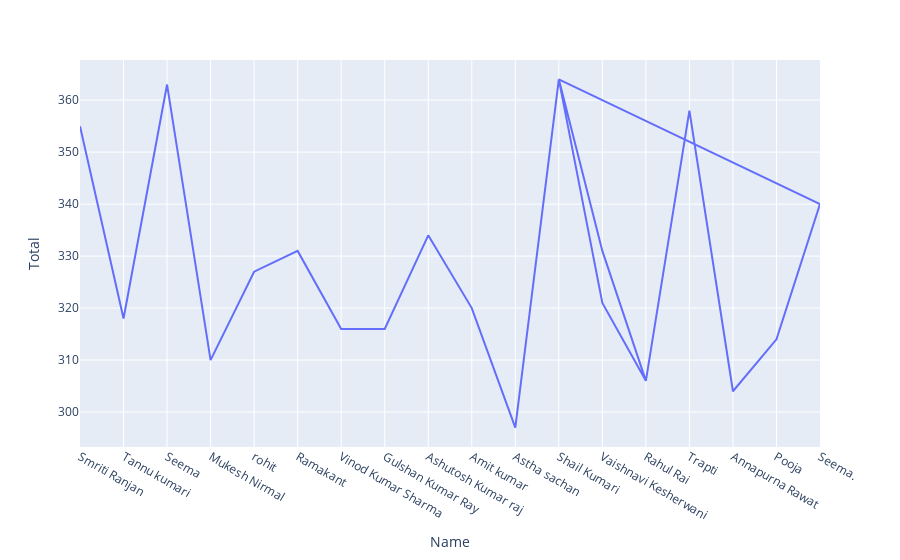

This figure's notebook cell:
### Code cell
px.line(df ,x='Name', y ='Total')

### Figure 1 — Plotly figure (JSON) as saved in the notebook; plotly's stock layout.template omitted (floating-point values rounded to 4 significant figures)
{"data": [{"hovertemplate": "Name=%{x}<br>Total=%{y}<extra></extra>", "legendgroup": "", "line": {"color": "#636efa", "dash": "solid"}, "marker": {"symbol": "circle"}, "mode": "lines", "name": "", "orientation": "v", "showlegend": false, "type": "scatter", "x": ["Smriti Ranjan", "Tannu kumari ", "Seema", "Mukesh Nirmal", "rohit", "Ramakant", "Vinod Kumar Sharma ", "Gulshan Kumar Ray ", "Ashutosh Kumar raj ", "Amit kumar", "Astha sachan", "Shail Kumari", "Vaishnavi Kesherwani", "Rahul Rai", "Trapti", "Annapurna Rawat", "Pooja", "Seema.", "Shail Kumari", "Vaishnavi Kesherwani", "Rahul Rai"], "xaxis": "x", "y": [355, 318, 363, 310, 327, 331, 316, 316, 334, 320, 297, 364, 331, 306, 358, 304, 314, 340, 364, 321, 306], "yaxis": "y"}], "layout": {"legend": {"tracegroupgap": 0}, "margin": {"t": 60}, "xaxis": {"anchor": "y", "domain": [0, 1], "title": {"text": "Name"}}, "yaxis": {"anchor": "x", "domain": [0, 1], "title": {"text": "Total"}}}}
